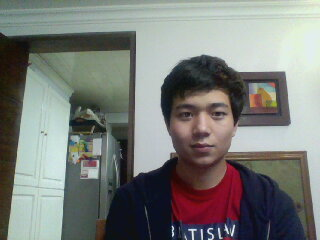
#> input picture Lab4-HybridImages/data/Face_1.jpg, 320 x 240 px
$ python main.py data/Face_1.jpg data/Face_2.jpg
#> lines starting #> are read from the running program, lines starting #| are printed output that depends on the picture
#! /usr/bin/env python

import os
import sys
import cv2
import glob
import argparse
import numpy as np
import os.path as osp
import numpy.fft as fft
import matplotlib.pyplot as plt
import matplotlib.image as mpimg

plt.rc('text', usetex=True)
plt.rc('font', family='serif')
plt.rc('font', size=14.0)
plt.rc('legend', fontsize=16.0)
plt.rc('font', weight='normal')

OUTPUT_FOLDER = 'results'

parser = argparse.ArgumentParser(description='Synthetize hybrid image from two input images')
parser.add_argument('files', metavar='file', nargs=2,
                    help='Input images to be merged')
parser.add_argument('--lowpass',
                    default=0.5,
                    help='Cutoff frequency for the low-pass filter')
parser.add_argument('--highpass',
                    default=1,
                    help='Cutoff frequency for the high-pass filter')
parser.add_argument('--lker_size',
                    metavar="dim",
                    nargs=2,
                    default=(21, 21),
                    help='Low-pass filter kernel size')
parser.add_argument('--hker_size',
                    metavar="dim",
                    nargs=2,
                    default=(11, 11),
                    help='High-pass filter kernel size')
parser.add_argument('--save',
                    default='',
                    help='File output filename')
parser.add_argument('--silent',
                    action="store_true",
                    default=False,
                    help="Do not display informative plots")

def butterworth(shape, cutoff, n):
    """
    Compute the frequency response of a 2D Butterworth filter of order n.

    Implementation note: The output response has no phase, to prevent any image distortion

    Parameters
    ----------
    shape: tuple
        Kernel size.
    cutoff: float
        Cutoff frequency for the filter.
    n: int
        Filter order.

    Returns
    -------
    Z: array_like
        Frequency magnitude response of the filter.
    """
    x = np.linspace(-shape[0]/2.0, shape[0]/2.0, shape[0])
    y = np.linspace(-shape[1]/2.0, shape[1]/2.0, shape[1])
    X,Y = np.meshgrid(x,y)
    Z = 1.0/(1 + ((X/cutoff)**2 + (Y/cutoff)**2)**n)
    return Z

def gaussian_filter(shape, sigma):
    x = np.linspace(-shape[0]/2.0, shape[0]/2.0, shape[0])
    y = np.linspace(-shape[1]/2.0, shape[1]/2.0, shape[1])
    X,Y = np.meshgrid(x,y)
    return np.exp(-(X**2 + Y**2))

def pyramid_built_up(img, n):
    """
    Given an input image, build an image that contains n levels of the Gaussian Pyramid.

    Parameters
    ----------
    img: array_like
        Input image.
    n: int
        Number of pyramid levels to display.
    """
    composite = img
    last_lvl, cur_lvl = img, cv2.pyrDown(img)
    n -= 1
    for lvl in range(n):
        H, W, C = composite.shape
        mask = np.zeros((H, W + cur_lvl.shape[1], C))
        mask[-H:, 0:W] = composite
        mask[-cur_lvl.shape[0]:, W:W + cur_lvl.shape[1]] = cur_lvl
        composite = mask
        last_lvl, cur_lvl = cur_lvl, cv2.pyrDown(cur_lvl)
    return composite

if __name__ == '__main__':
    args = parser.parse_args()

    print('\nPress Ctrl+C to stop process\n')
    path1, path2 = args.files
    lp_freq = float(args.lowpass)
    hp_freq = float(args.highpass)
    save_path = args.save
    silent = args.silent
    size_1 = tuple((int(x) for x in args.lker_size))
    size_2 = tuple((int(x) for x in args.hker_size))
    order = 100.0 # Filter order

    print("Image 1: %s" % (path1))
    print("Image 2: %s" % (path2))
    print("Low-pass cutoff: %g" % (lp_freq))
    print("High-pass cutoff: %g" % (hp_freq))
    print("Low-pass Kernel Size: (%d, %d)" % (size_1))
    print("High-pass Kernel Size: (%d, %d)" % (size_2))
    print("Display plots: "+str(not silent))
    print("Image result path: %s" % (save_path))

    img1 = mpimg.imread(path1) # Load First Image
#> img1 is the input picture: shape (240, 320, 3); mean R, G, B 122.9, 124.9, 121.1
    img2 = mpimg.imread(path2) # Load Second Image
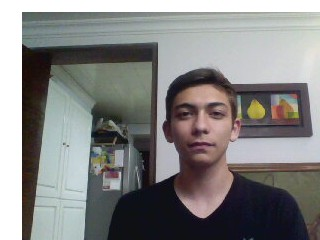
#> input picture Lab4-HybridImages/data/Face_2.jpg, 320 x 240 px
#> img2 is the input picture: shape (240, 320, 3); mean R, G, B 131.4, 130.8, 130

    lp1 = butterworth(size_1, lp_freq, order) # Low pass frequency response
    lp1_t = np.abs(fft.ifft2(lp1)) # Time domain representation
    lp2 = butterworth(size_2, hp_freq, order) # High pass frequency response
    lp2_t = np.abs(fft.ifft2(lp2)) # Time domain representation

    if not silent:
        img1_name = osp.basename(osp.splitext(path1)[0])
        img2_name = osp.basename(osp.splitext(path2)[0])
        try:
            os.mkdir(OUTPUT_FOLDER)
        except FileExistsError:
            pass
        prefix = '%s_%s' % (img1_name, img2_name)
        folder = osp.join(OUTPUT_FOLDER, prefix)
        try:
            os.mkdir(folder)
        except FileExistsError:
            pass

        print("Displaying Filter Frequency Responses...")
        fig = plt.figure(figsize=(12, 4))
        ax = fig.add_subplot(121)
        plt.imshow(lp1, cmap='gray')
        plt.title(r'Low pass frequency response $|H_1(j\omega_x, j\omega_y)|$')
        plt.xlabel(r'$j\omega_x$')
        plt.ylabel(r'$j\omega_y$')
        ax = fig.add_subplot(122)
        plt.imshow(1-lp2, cmap='gray')
        plt.title(r'High pass frequency response $|H_2(j\omega_x, j\omega_y)|$')
        plt.xlabel(r'$j\omega_x$')
        plt.ylabel(r'$j\omega_y$')
        plt.savefig(osp.join(folder, 'filters_%s.pdf' % (prefix)) , bbox_inches='tight')

    lp_img = cv2.GaussianBlur(img1, size_1, lp_freq) # Apply Gaussian filter (LP)
    hp_img = img2 - cv2.GaussianBlur(img2, size_2, hp_freq) # Apply Gaussian filter (HP)
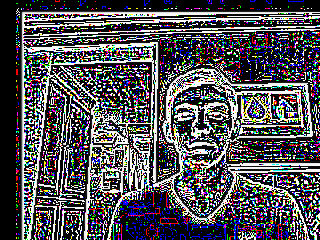
#> hp_img: shape (240, 320, 3); mean R, G, B 82.9, 81.1, 86.5
    # lp_img = cv2.filter2D(img1, -1, lp1_t) # Convolve first image with low pass
    # hp_img = img2 - cv2.filter2D(img2, -1, lp1_t) # Convolve second image with high-pass

    synth = lp_img + hp_img # Build Hybrid Image

    if len(save_path) > 0:
        print("Saving hybrid image...")
        mpimg.imsave(save_path, synth)

    if not silent:
        print("Displaying hybrid image...")
        plt.figure()
        plt.imshow(synth)
        plt.title('Hybrid Image Output', fontsize=14)
        plt.savefig(osp.join(folder, 'result_%s.pdf' % (prefix)) , bbox_inches='tight')

        print("Displaying Gaussian Pyramid...")
        lvls = 5
        pyr = pyramid_built_up(synth, lvls)
#> in pyramid_built_up, `last_lvl, cur_lvl = img, cv2.pyrDown(img)`:
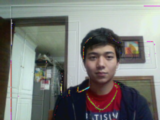
#> cur_lvl: shape (120, 160, 3); mean R, G, B 123.5, 125.3, 121.2
#> the loop in pyramid_built_up, `for lvl in range(n):` made 4 passes
#> pass 1, in pyramid_built_up, `composite = mask`:
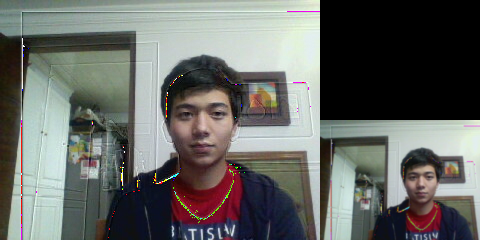
#> composite: shape (240, 480, 3) float64; mean of channels 0, 1, 2 103, 104.5, 101.1; drawn as R, G, B
#> pass 2, in pyramid_built_up, `composite = mask`:
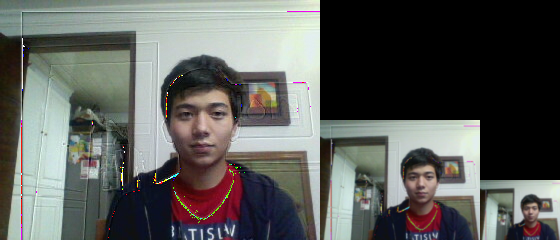
#> composite: shape (240, 560, 3) float64; mean of channels 0, 1, 2 92.7, 94, 91; drawn as R, G, B
#> after the loop in pyramid_built_up, `for lvl in range(n):`:
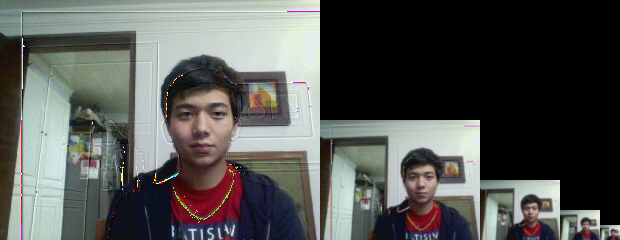
#> mask: shape (240, 620, 3) float64; mean of channels 0, 1, 2 85, 86.2, 83.4; drawn as R, G, B
        plt.figure()
        plt.imshow(1-pyr)
        plt.title('Hybrid Image Gaussian Pyramid', fontsize=14)
        plt.savefig(osp.join(folder, 'pyr_%s.pdf' % (prefix)) , bbox_inches='tight')
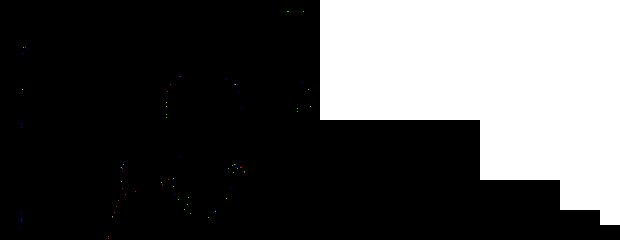
#> shown: shape (240, 620, 3) float64; mean R, G, B 0.313, 0.313, 0.313
        plt.show()
